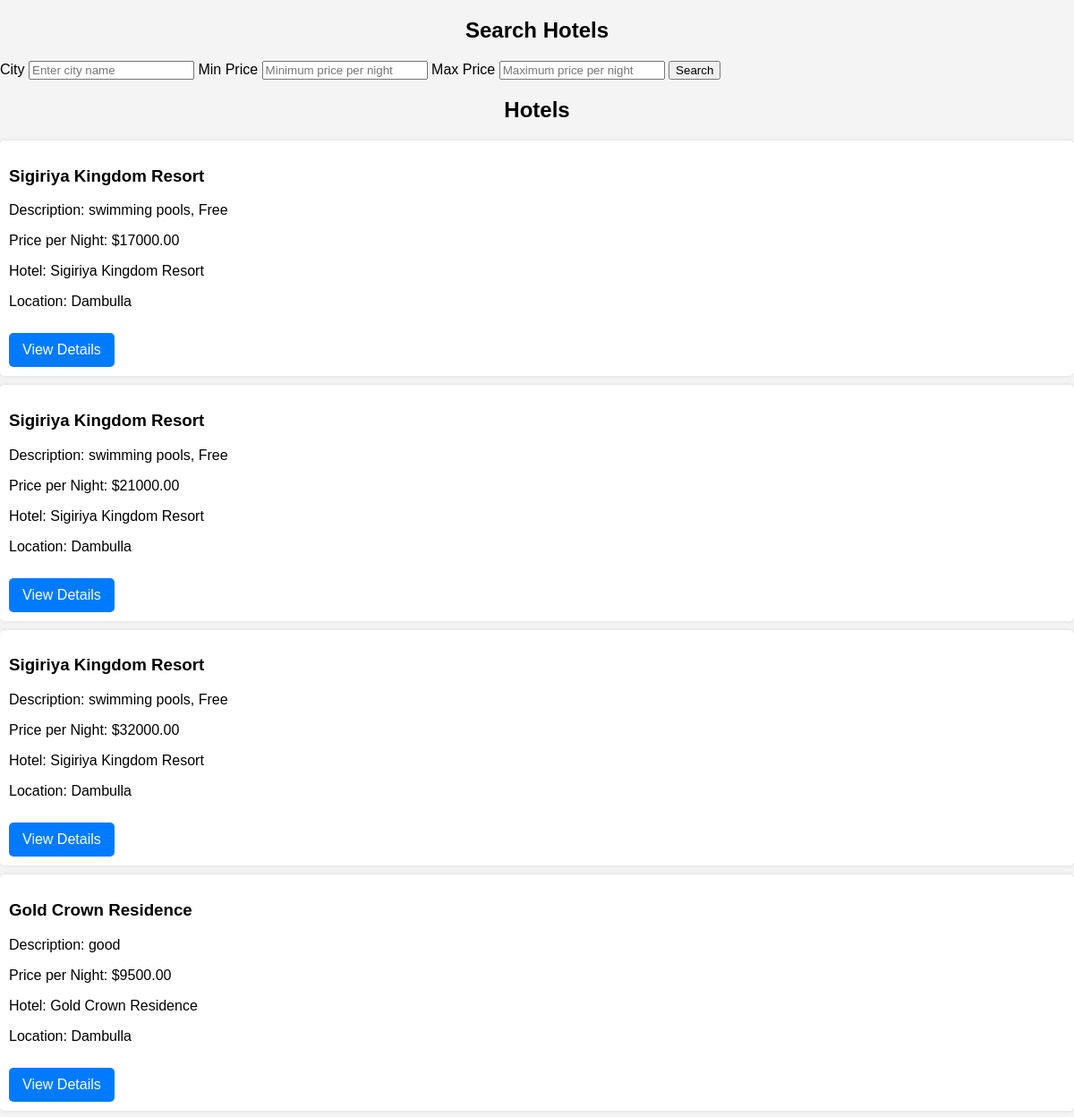
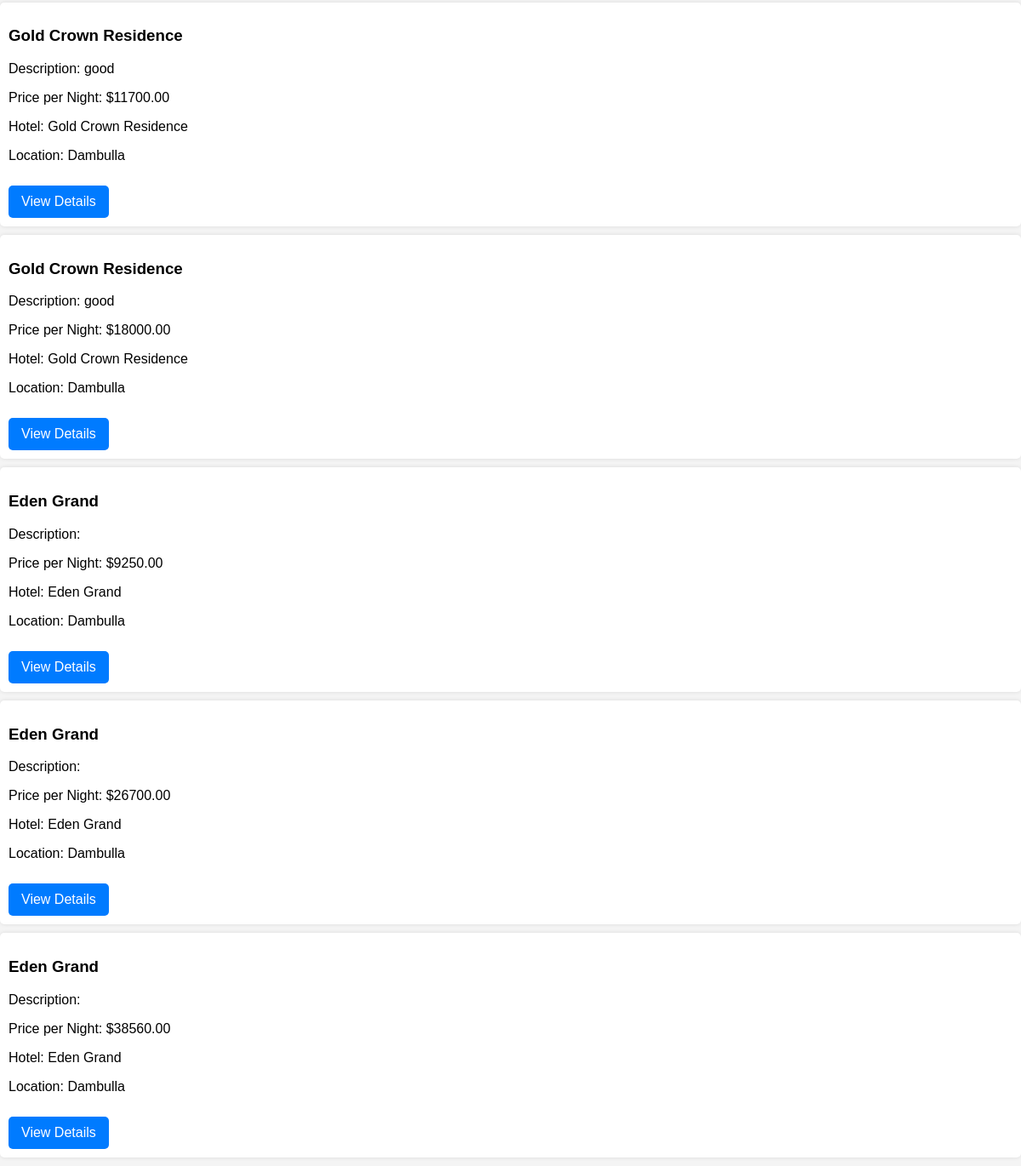
The app's page /hotels.php?city=Dambulla with its own data (2 pictures, top to bottom).
### tables this page shows
CREATE TABLE `rooms` (
  `room_id` int(11) NOT NULL,
  `hotel_id` int(11) DEFAULT NULL,
  `room_name` varchar(255) NOT NULL,
  `room_number` int(255) NOT NULL,
  `price_per_night` decimal(10,2) NOT NULL,
  `max_adults` int(11) NOT NULL,
  `max_children` int(11) NOT NULL,
  `availability` varchar(255) NOT NULL,
  `hotel_name` varchar(255) DEFAULT NULL,
  `facilities` varchar(255) NOT NULL
);

CREATE TABLE `hotels` (
  `hotel_id` int(11) NOT NULL,
  `hotel_name` varchar(100) NOT NULL,
  `total_rooms` int(11) NOT NULL,
  `user_id` int(11) DEFAULT NULL,
  `description` varchar(20) NOT NULL,
  `location` varchar(255) DEFAULT NULL,
  `city_id` int(255) NOT NULL
);

### hotels.php (the view, shortened to what this page needs)
<!DOCTYPE html>
<html lang="en">
<head>
    <link rel="stylesheet" href="styles.css">
</head>
<body>
    <div class="container">
        <h2>Search Hotels</h2>
        <form action="hotels.php" method="GET">
            <label for="city">City</label>
            <input type="text" id="city" name="city" placeholder="Enter city name">
            <label for="min_price">Min Price</label>
            <input type="number" id="min_price" name="min_price" step="0.01" placeholder="Minimum price per night">
            <label for="max_price">Max Price</label>
            <input type="number" id="max_price" name="max_price" step="0.01" placeholder="Maximum price per night">
            <button type="submit">Search</button>
        </form>
    </div>
    <div class="hotels-list">
        <h2>Hotels</h2>
        <?php
        include('config.php');
        $query = "SELECT hotels.hotel_id, hotels.hotel_name AS hotel_name, hotels.location, hotels.total_rooms, hotels.description, rooms.price_per_night
                  FROM hotels
                  JOIN rooms ON hotels.hotel_id = rooms.hotel_id
                  WHERE 1=1";
        if (isset($_GET['city']) && !empty($_GET['city'])) {
            $city = $_GET['city'];
            $query .= " AND hotels.location LIKE '%$city%'";
        }
        $result = $conn->query($query);
        if ($result->num_rows > 0) {
            while ($room = $result->fetch_assoc()) {
                echo "<div class='room'>";
                echo "<h3>" . $room['hotel_name'] . "</h3>";
                echo "<p>Description: " . $room['description'] . "</p>";
                echo "<p>Price per Night: $" . $room['price_per_night'] . "</p>";
                echo "<p>Hotel: " . $room['hotel_name'] . "</p>";
                echo "<p>Location: " . $room['location'] . "</p>";
                echo '<a href="room_details.php?id=' . $room['room_id'] . '" class="details-link">View Details</a>';
                echo "</div>";
            }
        } else {
            echo "<p>No rooms found matching your criteria.</p>";
        }
        ?>
    </div>
</body>
</html>

### styles.css (style rules this page uses)
body { font-family: Arial, sans-serif; background-color: #f4f4f4; margin: 0; padding: 0; }
h2 { text-align: center; margin-bottom: 20px; }
.details-link { display: inline-block; margin-top: 10px; padding: 10px 15px; background: #007bff; color: #fff; text-decoration: none; border-radius: 5px; }
.room { background: #fff; padding: 10px; margin-bottom: 10px; border-radius: 5px; box-shadow: 0 0 5px rgba(0, 0, 0, 0.1); }

### records on screen
rooms: hotel.hotel_name "Sigiriya Kingdom Resort", hotel.description "swimming pools, Free", price_per_night "17000.00", hotel.location "Dambulla"
rooms: hotel.hotel_name "Sigiriya Kingdom Resort", hotel.description "swimming pools, Free", price_per_night "21000.00", hotel.location "Dambulla"
rooms: hotel.hotel_name "Sigiriya Kingdom Resort", hotel.description "swimming pools, Free", price_per_night "32000.00", hotel.location "Dambulla"
rooms: hotel.hotel_name "Gold Crown Residence", hotel.description "good", price_per_night "9500.00", hotel.location "Dambulla"
rooms: hotel.hotel_name "Gold Crown Residence", hotel.description "good", price_per_night "11700.00", hotel.location "Dambulla"
rooms: hotel.hotel_name "Gold Crown Residence", hotel.description "good", price_per_night "18000.00", hotel.location "Dambulla"
rooms: hotel.hotel_name "Eden Grand", price_per_night "9250.00", hotel.location "Dambulla"
rooms: hotel.hotel_name "Eden Grand", price_per_night "26700.00", hotel.location "Dambulla"
rooms: hotel.hotel_name "Eden Grand", price_per_night "38560.00", hotel.location "Dambulla"
